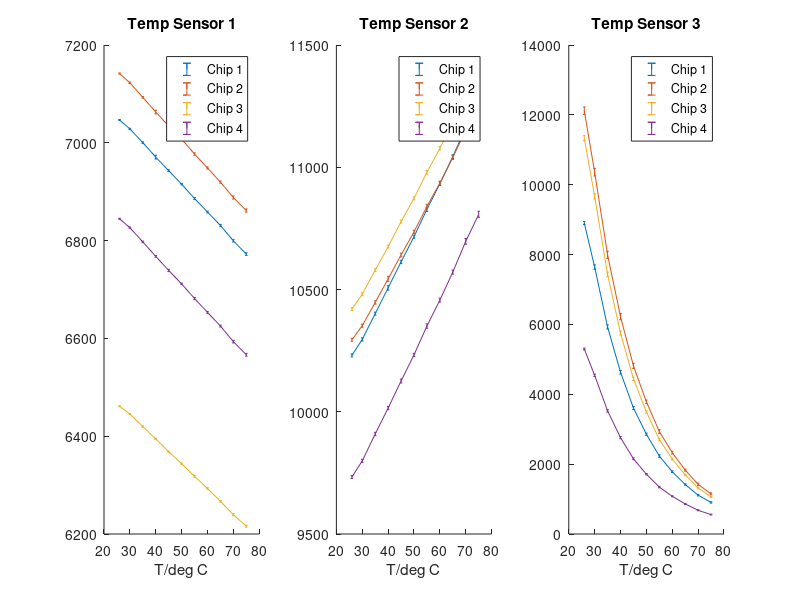
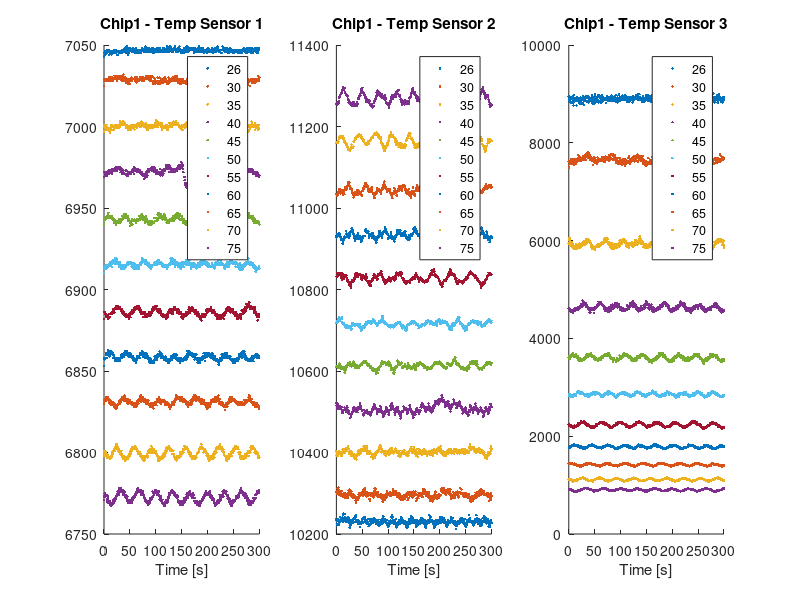
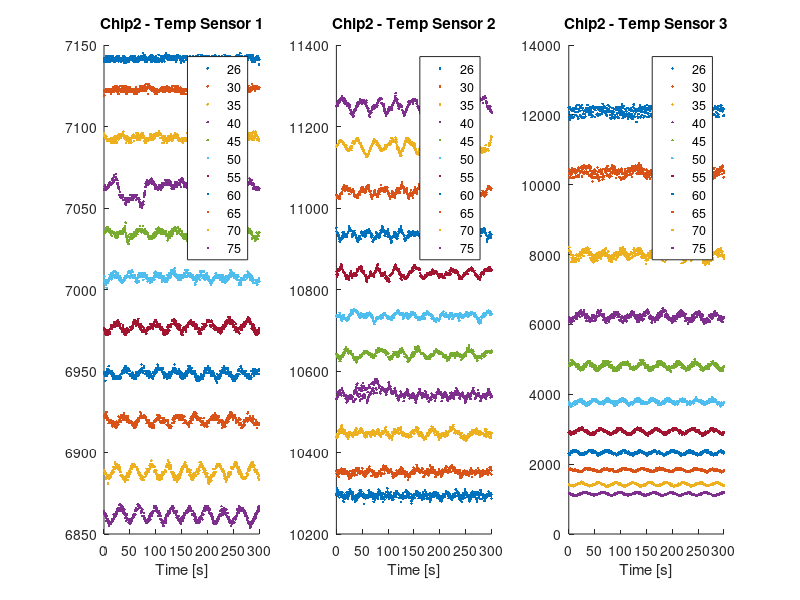
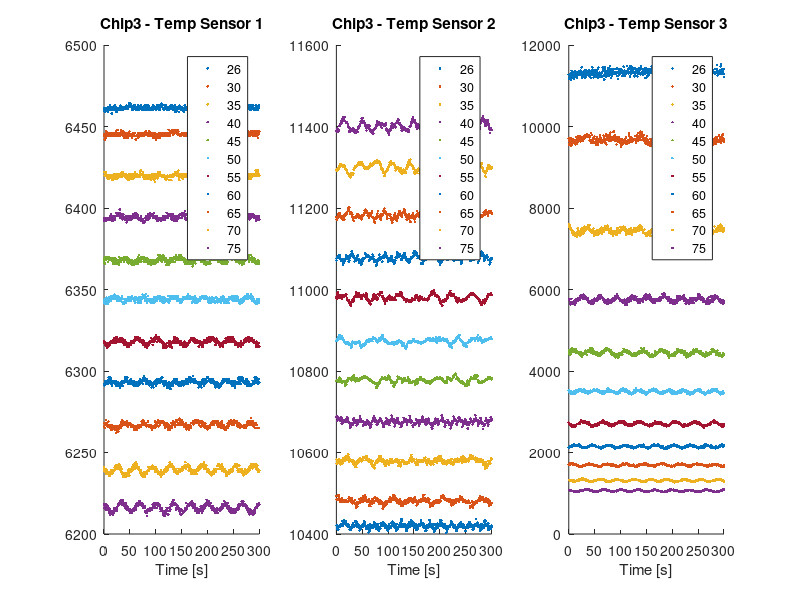

Recreate these plots in MATLAB, in order.
load data

h=figure;
subplot(1,3,1);
hold all
for chip=1:4
    Y = data.chip(chip).temp1;
    %plot(data.temps, mean(Y, 1), '.-');
    errorbar(data.temps, mean(Y,1), std(Y,1));
    
    title(['Temp Sensor 1']);
    xlabel('T/deg C');
end
legend('Chip 1', 'Chip 2', 'Chip 3', 'Chip 4');

subplot(1,3,2);
hold all
for chip=1:4
    Y = data.chip(chip).temp2;
    %plot(data.temps, mean(Y, 1), '.-');
    errorbar(data.temps, mean(Y,1), std(Y,1));
    
    title(['Temp Sensor 2']);
    xlabel('T/deg C');
end
legend('Chip 1', 'Chip 2', 'Chip 3', 'Chip 4');

subplot(1,3,3);
hold all
for chip=1:4
    Y = data.chip(chip).temp3;
    %plot(data.temps, mean(Y, 1), '.-');
    errorbar(data.temps, mean(Y,1), std(Y,1));
    
    title(['Temp Sensor 3']);
    xlabel('T/deg C');
end
legend('Chip 1', 'Chip 2', 'Chip 3', 'Chip 4');


%%
for chip=1:4
    figure;
    subplot(1,3,1);
    hold all
    for i=1:size(data.chip(chip).temp1,2)
        plot(0:0.5:300, data.chip(chip).temp1(:,i), '.');
    end
    legend('26','30', '35', '40', '45', '50', '55', '60', '65', '70', '75');
    xlim([0 300]);
    title(['Chip' num2str(chip) ' - Temp Sensor 1']);
    xlabel('Time [s]');
    hold off

    subplot(1,3,2);
    hold all
    for i=1:size(data.chip(chip).temp2,2)
        plot(0:0.5:300, data.chip(chip).temp2(:,i), '.');
    end
    legend('26','30', '35', '40', '45', '50', '55', '60', '65', '70', '75');
    xlim([0 300]);
    title(['Chip' num2str(chip) ' - Temp Sensor 2']);
    xlabel('Time [s]');
    hold off

    subplot(1,3,3);
    hold all
    for i=1:size(data.chip(chip).temp3,2)
        plot(0:0.5:300, data.chip(chip).temp3(:,i), '.');
    end
    legend('26','30', '35', '40', '45', '50', '55', '60', '65', '70', '75');
    xlim([0 300]);
    title(['Chip' num2str(chip) ' - Temp Sensor 3']);
    xlabel('Time [s]');
    hold off
end
